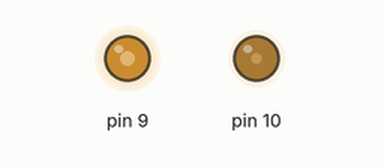
Bench run of a sketch on a simulated Arduino Uno, built with avr-gcc and run on an emulated ATmega328P. Parts: output pins drawn as LEDs (lit = HIGH).

Above: at 0.1 s.
Timing chart, 0 to 1.6 s (numbered marks = the images above):
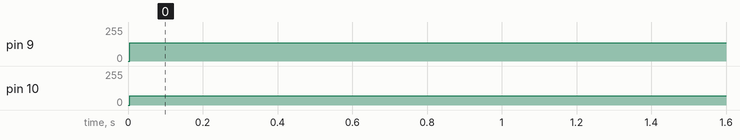

Measured:
- by itself, pin 9: 0/255 → 138/255 at 0.00 s
- by itself, pin 10: 0/255 → 68/255 at 0.00 s

The sketch:

lab3-1-2.ino
```cpp
void setup() {
  pinMode(9, OUTPUT);
  pinMode(10, OUTPUT);
  TCCR1A = TCCR1B = 0;

  //fast pwm with the top set by ICR1, no prescaling, check output for pin 9 and pin 10
  TCCR1A |= _BV(WGM11) + _BV(COM1A1) + _BV(COM1B1);
  TCCR1B |= _BV(CS10) + _BV(WGM13) + _BV(WGM12);

  ICR1 = 65535;
  OCR1A = 35535;  // FOR PIN 9
  OCR1B = 17535;  // FOR PIN 10
}

void loop() {
}
```
